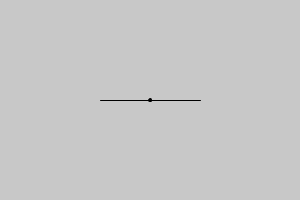
Frame 1 (no input)
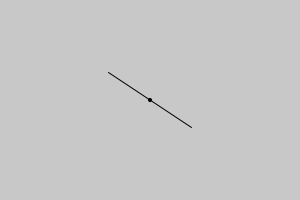
Frame 60 (the mouse pressed at the canvas centre just before this capture)
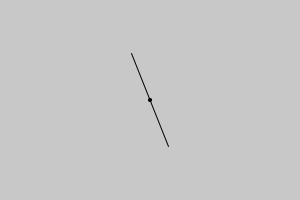
Frame 120 (the mouse held since frame 60 and released just before this capture)

The Processing sketch that drew these frames (run headless with seeded random() and noise(); from frame 60 on, the mouse is pressed at the canvas centre):

// Processing sketch: sketch019b
// ── sketch019b.pde
// Rotate a line about its origin
float angle = 0.0;

void setup ()
{
  size (300, 200);
  stroke(0);
  fill(0);
}

void draw ()
{
  background (200);
  translate (150, 100);
  rotate (angle);
  ellipse (0, 0, 3, 3);
  line (-50, 0, 50, 0);
  translate (-150, -100);
  angle += .01;
}
